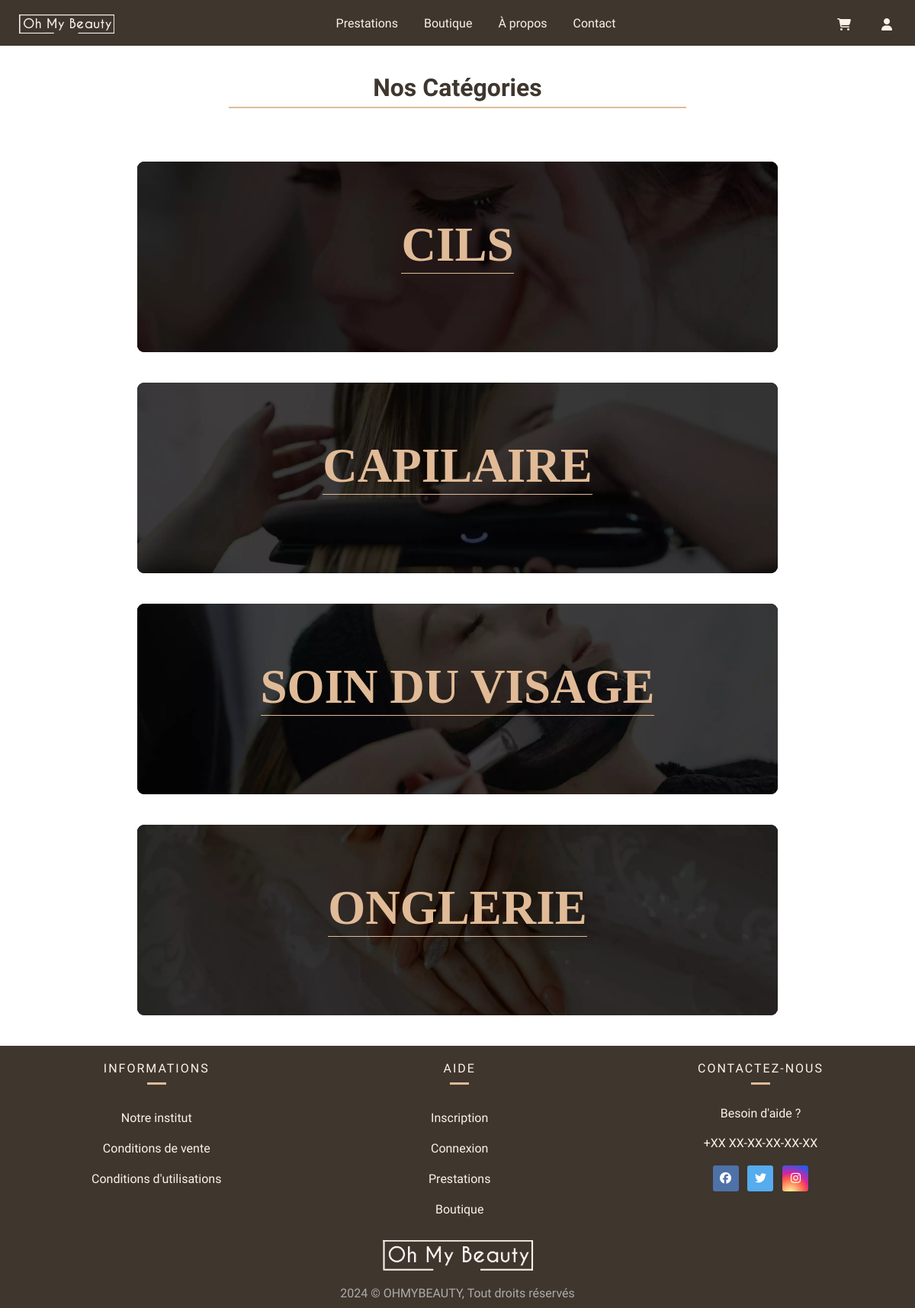
/index.php?action=categorie, run on the app's committed database.
### tables this page shows
CREATE TABLE IF NOT EXISTS `categorie` (
  `id_categorie` int NOT NULL AUTO_INCREMENT,
  `designation` varchar(50) NOT NULL,
  PRIMARY KEY (`id_categorie`)
);

### controller/BoutiqueController.php (called while the page is built, shortened)
<?php
class BoutiqueController {
    private $categorieManager;
    public function __construct() {
        $this->categorieManager = new CategorieManager();
    }
    public function afficherCategories() {
        $categories = $this->categorieManager->obtenirToutesLesCategories();
        require 'view/vueCategories.php';
    }
}

### app/Connect.php (called while the page is built, shortened)
<?php
abstract class Connect {
    public static function seConnecter(){
        try {
            return new \PDO(
                "mysql:host=".self::HOST.";dbname=".self::DB.";charset=utf8", self::USER, self::PASS);
        } catch (\PDOException $ex) {
            return $ex->getMessage();
        }
    }
}

### model/managers/CategorieManager.php (called while the page is built, shortened)
<?php
class CategorieManager {
    private $db;
    public function __construct() {
        $this->db = Connect::seConnecter();
    }
    public function obtenirToutesLesCategories() {
        $requete = "
            SELECT id_categorie, designation
            FROM categorie
        ";
        $stmt = $this->db->query($requete);
        return $stmt->fetchAll(\PDO::FETCH_ASSOC);
    }
}

### view/vueCategories.php (the view, shortened to what this page needs)
<div class="titre-categories">
    <h1>Nos Catégories</h1>
</div>
<section class="categories-articles">
    <?php foreach ($categories as $categorie) { ?>
        <a href="index.php?action=voirArticlesParCategorie&id_categorie=<?= $categorie['id_categorie']; ?>" class="link-categorie">
            <div class="categorie-absolute">
                <h2><?= $categorie['designation']; ?></h2>
            </div>
            <img class="img-categorie" src="./public/img/<?= $categorie['designation']; ?>.webp" alt="categorie d'articles">
            </a>
    <?php } ?>
</section>
<?php
require "template.php";
?>

### public/css/style.css (style rules this page uses)
:root { --marron : #3F362E; --brun : #523c2a; --beige : #E1BB97; --bcreme : #FEF2E7; --rufina : "Rufina", serif;; --oxygen : "Oxygen", sans-serif; }
* { margin: 0; padding: 0; vertical-align: top; box-sizing: border-box; }
a { text-decoration: none; }
h1 { font-family: var(--rufina); border-bottom: solid 2px var(--beige); padding: 6px; text-align: center; }
.titre-categories { color: var(--marron); margin-bottom: 30px; padding-top: 30px; width: 50%; margin-left: auto; margin-right: auto; }
.categories-articles { padding-top: 40px; padding-bottom: 40px; position: relative; display: flex; flex-direction: column; width: 70%; margin: auto; gap: 40px; }
.link-categorie { background-color: black; position: relative; overflow:hidden; width: 100%; aspect-ratio: 16 / 5; max-height: 250px; border-radius: 9px; }
.img-categorie { transition: 0.5s ease; width: 100%; object-fit: cover; height: 100%; }
.categorie-absolute { transition: all 0.5s; position: absolute; left: 0; right: 0; margin-inline: auto; width: fit-content; top: 29%; color: var(--beige); font-size: 3.5vw; border-bottom: 1px solid var(--beige); z-index: 2; }

### data on the page
categorie: designation "CILS", designation (picture)
categorie: designation "CAPILAIRE", designation (picture)
categorie: designation "SOIN DU VISAGE", designation (picture)
categorie: designation "ONGLERIE", designation (picture)
